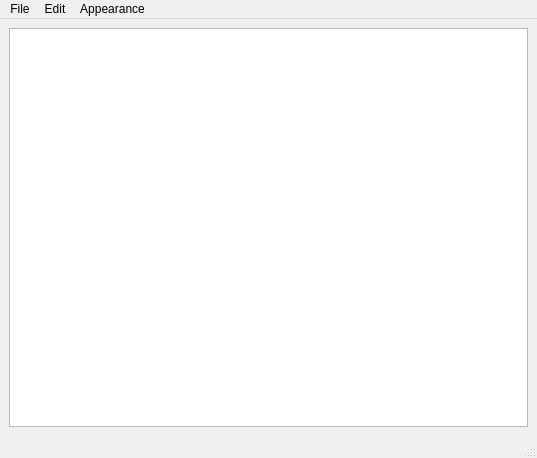
<?xml version="1.0" encoding="UTF-8"?>
<ui version="4.0">
 <class>MainWindow</class>
 <widget class="QMainWindow" name="MainWindow">
  <property name="geometry">
   <rect>
    <x>0</x>
    <y>0</y>
    <width>537</width>
    <height>458</height>
   </rect>
  </property>
  <property name="windowTitle">
   <string>MainWindow</string>
  </property>
  <widget class="QWidget" name="centralwidget">
   <layout class="QGridLayout" name="gridLayout">
    <item row="0" column="0">
     <widget class="QTextEdit" name="textEdit"/>
    </item>
   </layout>
  </widget>
  <widget class="QMenuBar" name="menubar">
   <property name="geometry">
    <rect>
     <x>0</x>
     <y>0</y>
     <width>537</width>
     <height>21</height>
    </rect>
   </property>
   <widget class="QMenu" name="menuFile">
    <property name="title">
     <string>File</string>
    </property>
    <addaction name="actionNew"/>
    <addaction name="actionSave"/>
    <addaction name="actionSave_As"/>
    <addaction name="separator"/>
   </widget>
   <widget class="QMenu" name="menuEdit">
    <property name="title">
     <string>Edit</string>
    </property>
    <addaction name="actionUndo"/>
    <addaction name="actionRedo"/>
    <addaction name="separator"/>
    <addaction name="actionCopy"/>
    <addaction name="actionCut"/>
    <addaction name="actionPaste"/>
   </widget>
   <widget class="QMenu" name="menuAppearance">
    <property name="title">
     <string>Appearance</string>
    </property>
   </widget>
   <addaction name="menuFile"/>
   <addaction name="menuEdit"/>
   <addaction name="menuAppearance"/>
  </widget>
  <widget class="QStatusBar" name="statusbar"/>
  <action name="actionNew">
   <property name="text">
    <string>New</string>
   </property>
  </action>
  <action name="actionSave">
   <property name="text">
    <string>Save</string>
   </property>
  </action>
  <action name="actionSave_As">
   <property name="text">
    <string>Save As</string>
   </property>
  </action>
  <action name="actionUndo">
   <property name="text">
    <string>Undo</string>
   </property>
  </action>
  <action name="actionRedo">
   <property name="text">
    <string>Redo</string>
   </property>
  </action>
  <action name="actionCopy">
   <property name="text">
    <string>Copy</string>
   </property>
  </action>
  <action name="actionCut">
   <property name="text">
    <string>Cut</string>
   </property>
  </action>
  <action name="actionPaste">
   <property name="text">
    <string>Paste</string>
   </property>
  </action>
 </widget>
 <resources/>
 <connections/>
</ui>
